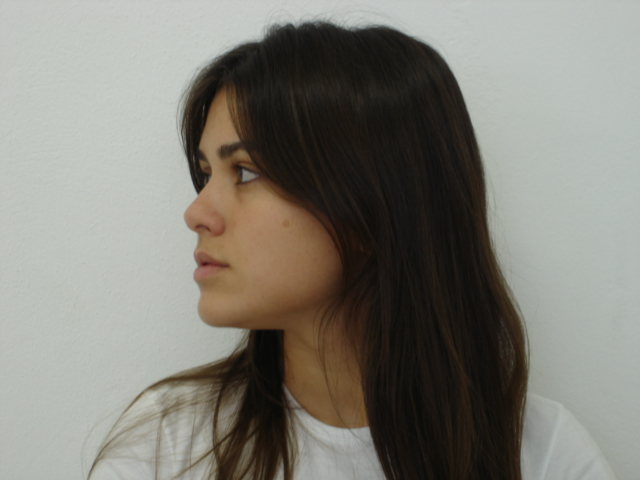
#> input picture HW1/images/145-01.jpg, 640 x 480 px, given in place of 145-11.jpg, which was not available
$ python task5.py
#> lines starting #> are read from the running program, lines starting #| are printed output that depends on the picture; pictures that were not available may be replaced by others from this repository, and a replacement may not be noted
import cv2
import numpy as np
from data import files  # Assuming 'files' contains the list of filenames to process

def apply_thresholds(filenum, hue_thresh=(6, 33), sat_thresh=(80, 175), val_thresh=(71, 176), sv_thresh=(22, 125)):
#> called with filenum = '145-11', hue_thresh = (6, 33), sat_thresh = (80, 175), val_thresh = (71, 176), sv_thresh = (22, 125)
    input_file = f'images/{filenum}.jpg'
    output_file = f'results/{filenum}.jpg'

    # Read the input image
    img = cv2.imread(input_file)
#> img is the input picture: shape (480, 640, 3); mean B, G, R 118.4, 126.5, 128.6

    # Convert BGR (OpenCV's default) to RGB
    img_rgb = cv2.cvtColor(img, cv2.COLOR_BGR2RGB)

    # Convert RGB to HSB (Hue, Saturation, Brightness)
    img_hsb = cv2.cvtColor(img_rgb, cv2.COLOR_RGB2HSV)
#> img_hsb: shape (480, 640, 3); mean H, S, V 39.5, 44.2, 131.2

    # Split channels
    h, s, v = cv2.split(img_hsb)
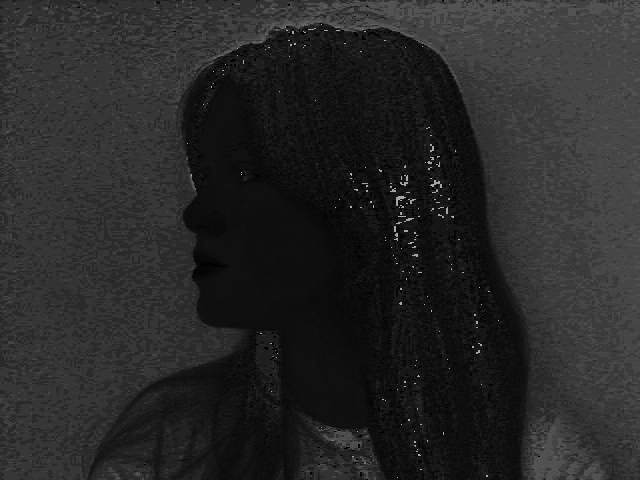
#> h: shape (480, 640); min 0, max 177, mean 39.5
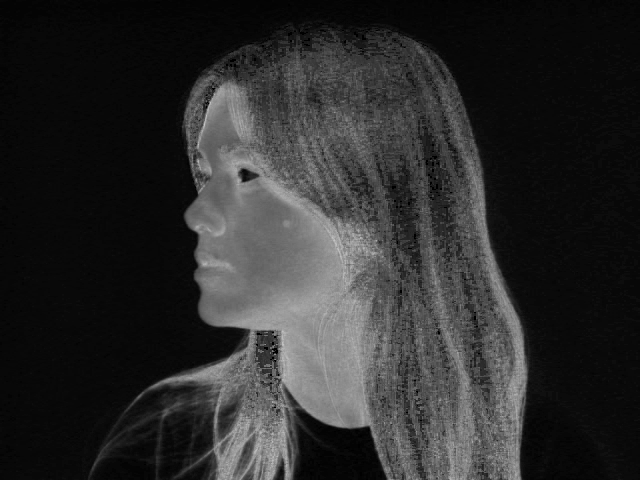
#> s: shape (480, 640); min 0, max 197, mean 44.2
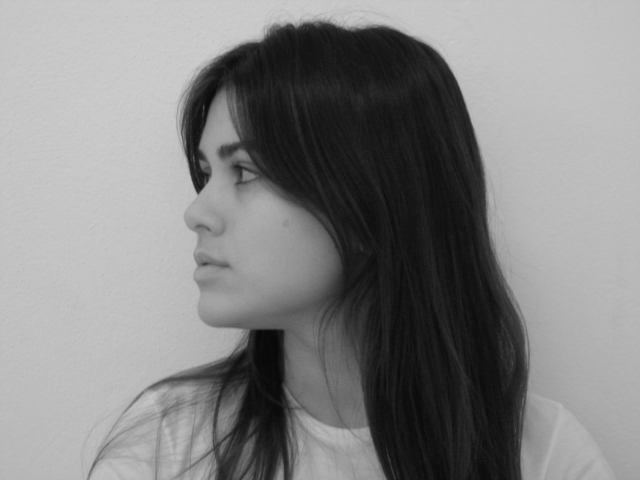
#> v: shape (480, 640); min 6, max 206, mean 131.2

    # Compute normalized saturation * brightness (S * V)
    sv = np.uint8(np.clip((s.astype(float) / 255.0) * (v.astype(float) / 255.0) * 255.0, 0, 255))
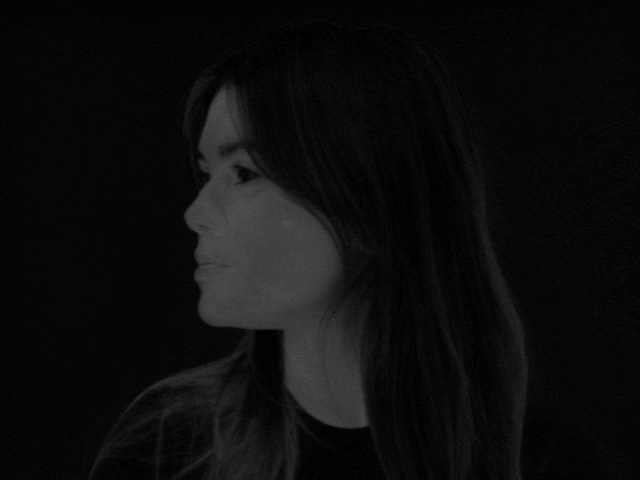
#> sv: shape (480, 640); min 0, max 81, mean 12.7

    # Apply thresholds
    mask = np.zeros_like(h, dtype=np.uint8)
    mask[(h >= hue_thresh[0]) & (h <= hue_thresh[1]) &
         (s >= sat_thresh[0]) & (s <= sat_thresh[1]) &
         (v >= val_thresh[0]) & (v <= val_thresh[1]) &
         (sv >= sv_thresh[0]) & (sv <= sv_thresh[1])] = 255

    # Create result image
    # result = np.zeros_like(img)
    img[mask == 0] = [255, 255, 255]  # Set non-complying pixels to white
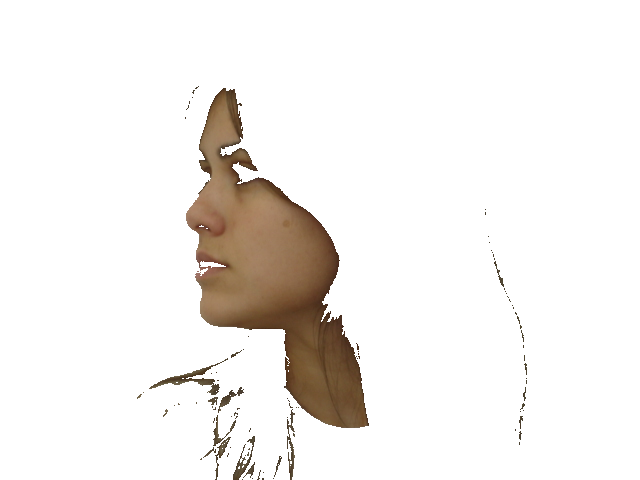
#> img: shape (480, 640, 3); mean B, G, R 236.5, 239.3, 242.4

    # Save the resulting image
    cv2.imwrite(output_file, img)

    print(f"Filtered image saved successfully for {filenum}.")

def main():
    for file in files:
        apply_thresholds(file)
#> pass 2 of the loop in main, `for file in files:`:
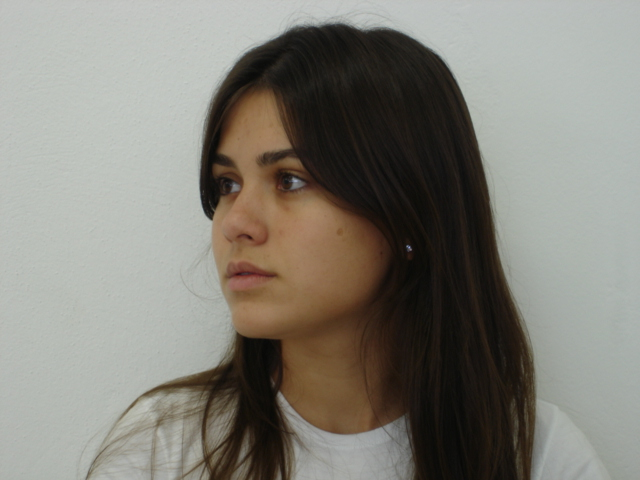
#> input picture HW1/images/145-02.jpg, 640 x 480 px, given in place of 146-11.jpg, which was not available
#> in apply_thresholds, img is the input picture: shape (480, 640, 3); mean B, G, R 119.9, 128.3, 130.8
#> img_hsb: shape (480, 640, 3); mean H, S, V 41.1, 44.3, 133.7
#> in apply_thresholds (call 2), `sv = np.uint8(np.clip((s.astype(float) / 255.0) * (v.astype(float) / 2..`:
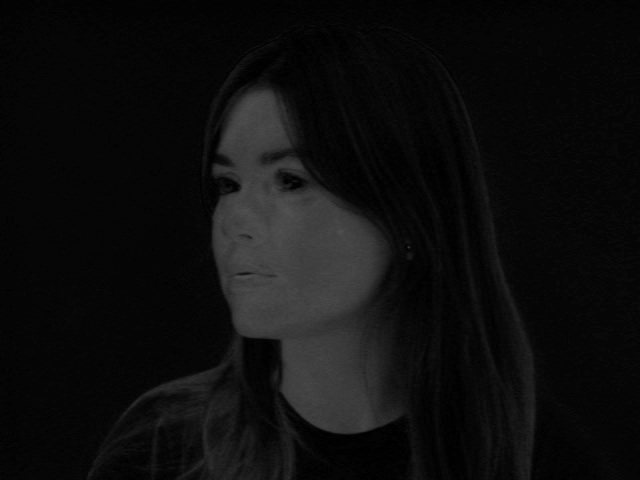
#> sv: shape (480, 640); min 0, max 82, mean 13.7
#> in apply_thresholds (call 2), `img[mask == 0] = [255, 255, 255]`:
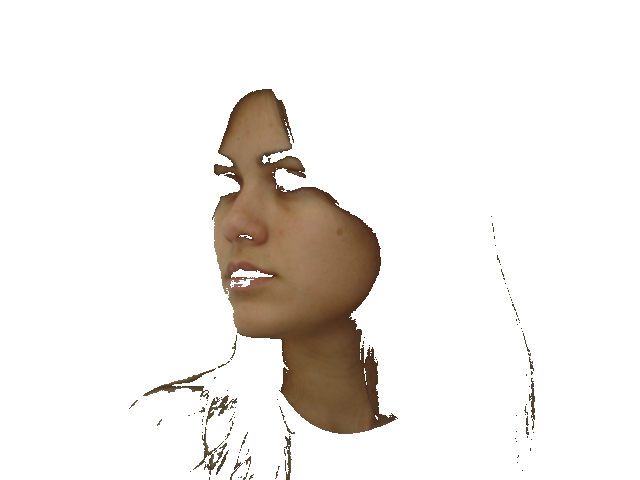
#> img: shape (480, 640, 3); mean B, G, R 232.3, 235.7, 239.4
    # apply_thresholds(files[0])

if __name__ == "__main__":
#> (the run stopped early here; a loop or call above may not have finished)
